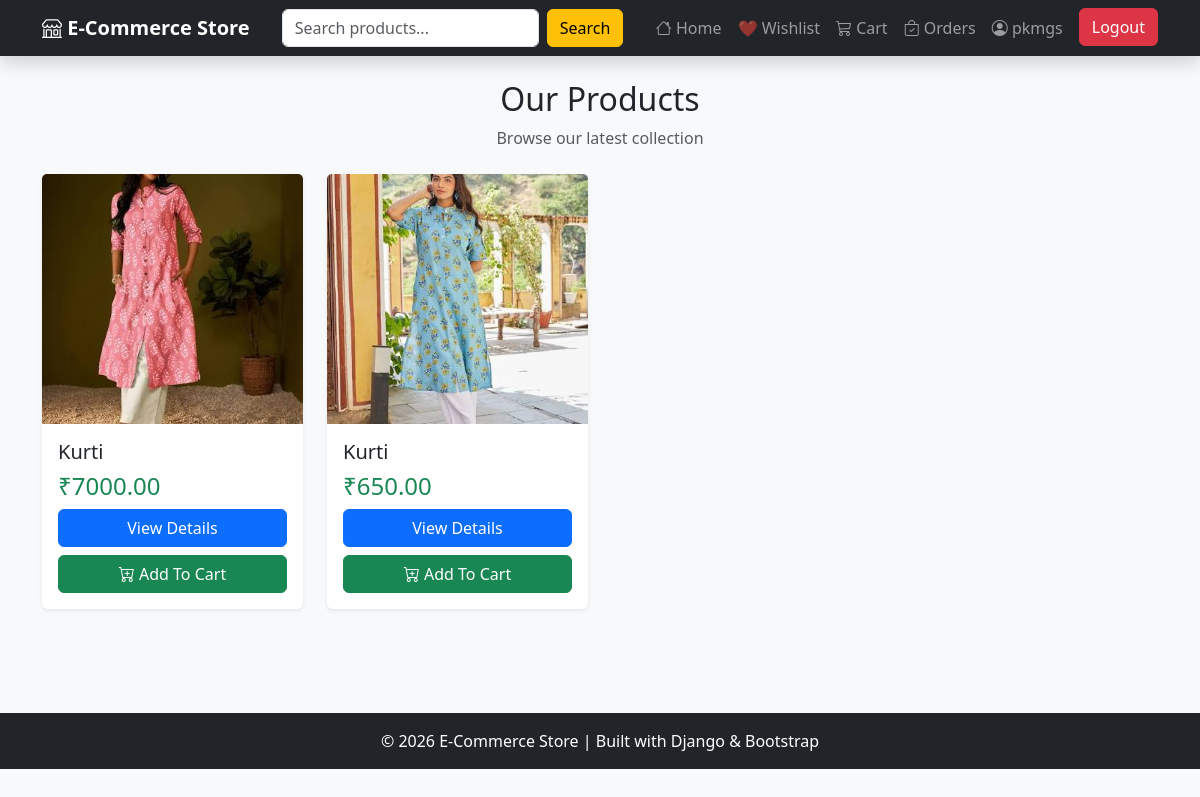
The app's page / (signed in) with its own data.
### store/models.py (models this page shows, shortened)
class Product(models.Model):
    category = models.ForeignKey(Category, on_delete=models.CASCADE)
    name = models.CharField(max_length=200)
    price = models.DecimalField(max_digits=10, decimal_places=2)
    description = models.TextField()
    image = models.ImageField(
        upload_to='products/',
        blank=True,
        null=True
    )

### store/views.py (the view)
# urls.py: path('', views.product_list, name='product_list'),
def product_list(request):
    query = request.GET.get('q')
    if query:
        products = Product.objects.filter(
            Q(name__icontains=query) |
            Q(description__icontains=query)
        )
    else:
        products = Product.objects.all()
    return render(
        request,
        'store/product_list.html',
        {'products': products}
    )

### store/templates/store/product_list.html (shortened to what this page needs)
{% extends 'store/base.html' %}
{% block content %}
<div class="text-center mb-4">
    <h2>Our Products</h2>
    <p class="text-muted">
        Browse our latest collection
    </p>
</div>
<div class="row">
{% for product in products %}
<div class="col-md-4 col-lg-3 mb-4">
    <div class="card h-100 shadow-sm border-0 product-card">
        {% if product.image %}
        <img src="{{ product.image.url }}"
             class="card-img-top"
             style="height:250px; object-fit:cover;"
             alt="{{ product.name }}">
        {% else %}
        <img src="https://via.placeholder.com/300x250"
             class="card-img-top"
             alt="No Image">
        {% endif %}
        <div class="card-body d-flex flex-column">
            <h5 class="card-title">
                {{ product.name }}
            </h5>
            <h4 class="text-success">
                ₹{{ product.price }}
            </h4>
            <div class="mt-auto">
                <a href="{% url 'product_detail' product.id %}"
                   class="btn btn-primary w-100 mb-2">
                    View Details
                </a>
                <a href="{% url 'add_to_cart' product.id %}"
                   class="btn btn-success w-100">
                    <i class="bi bi-cart-plus"></i>
                    Add To Cart
                </a>
            </div>
        </div>
    </div>
</div>
{% empty %}
<div class="col-12">
    <div class="alert alert-info text-center">
        No Products Available
    </div>
</div>
{% endfor %}
</div>
{% endblock %}

### store/templates/store/base.html (shortened to what this page needs)
<!DOCTYPE html>
<html lang="en">
<head>
    <link href="https://cdn.jsdelivr.net/npm/bootstrap@5.3.3/dist/css/bootstrap.min.css" rel="stylesheet">
    <link rel="stylesheet"
          href="https://cdn.jsdelivr.net/npm/bootstrap-icons@1.11.3/font/bootstrap-icons.css">
</head>
<body>
<nav class="navbar navbar-expand-lg navbar-dark bg-dark shadow">
    <div class="container">
        <a class="navbar-brand" href="/">
            <i class="bi bi-shop"></i>
            E-Commerce Store
        </a>
        <form class="d-flex mx-3" method="GET" action="/">
            <input
                class="form-control me-2"
                type="search"
                name="q"
                placeholder="Search products..."
                value="{{ request.GET.q }}"
            >
            <button class="btn btn-warning" type="submit">
                Search
            </button>
        </form>
        <div class="collapse navbar-collapse" id="navbarNav">
            <ul class="navbar-nav ms-auto">
                <li class="nav-item">
                    <a class="nav-link" href="/">
                        <i class="bi bi-house"></i>
                        Home
                    </a>
                </li>
                {% if user.is_authenticated %}
                <li class="nav-item">
                    <a class="nav-link" href="{% url 'wishlist' %}">
                        ❤️ Wishlist
                    </a>
                </li>
                <li class="nav-item">
                    <a class="nav-link" href="{% url 'cart' %}">
                        <i class="bi bi-cart3"></i>
                        Cart
                    </a>
                </li>
                <li class="nav-item">
                    <a class="nav-link" href="{% url 'my_orders' %}">
                        <i class="bi bi-bag-check"></i>
                        Orders
                    </a>
                </li>
                <li class="nav-item">
                    <span class="nav-link">
                        <i class="bi bi-person-circle"></i>
                        {{ user.username }}
                    </span>
                </li>
                <li class="nav-item">
                    <a class="btn btn-danger ms-2"
                       href="{% url 'logout' %}">
                        Logout
                    </a>
                </li>
                {% endif %}
            </ul>
        </div>
    </div>
</nav>
<div class="container mt-4">
    {% block content %}
    {% endblock %}
</div>
<footer class="bg-dark text-white text-center py-3">
    <div class="container">
        <p class="mb-0">
            © 2026 E-Commerce Store | Built with Django & Bootstrap
        </p>
    </div>
</footer>
</body>
</html>

### store/templates/store/base.html (style rules this page uses)
body { background-color:#f8f9fa; }
.navbar { position: sticky; top: 0; z-index: 1000; backdrop-filter: blur(10px); }
.navbar-brand { font-weight:bold; }
.product-card { transition:0.3s; }
footer { margin-top:80px; }

### records on screen
Product: image (picture), name "Kurti", price "7000.00"
Product: image (picture), name "Kurti", price "650.00"

### other values on screen
{{ user.username }} "pkmgs"
